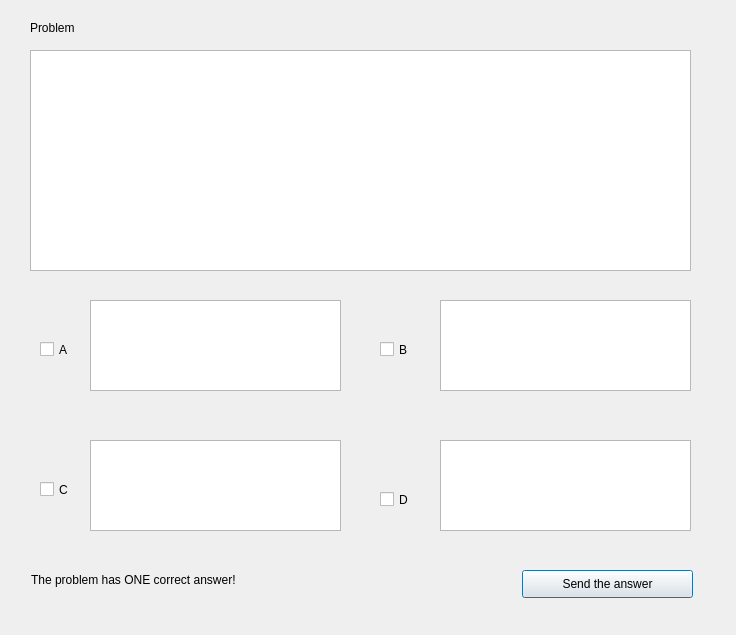
<?xml version="1.0" encoding="UTF-8"?>
<ui version="4.0">
 <class>AnsProbDialog</class>
 <widget class="QDialog" name="AnsProbDialog">
  <property name="geometry">
   <rect>
    <x>0</x>
    <y>0</y>
    <width>736</width>
    <height>635</height>
   </rect>
  </property>
  <property name="windowTitle">
   <string>Dialog</string>
  </property>
  <widget class="QLabel" name="label">
   <property name="geometry">
    <rect>
     <x>30</x>
     <y>20</y>
     <width>72</width>
     <height>15</height>
    </rect>
   </property>
   <property name="text">
    <string>Problem</string>
   </property>
  </widget>
  <widget class="QTextBrowser" name="tb_prob">
   <property name="geometry">
    <rect>
     <x>30</x>
     <y>50</y>
     <width>661</width>
     <height>221</height>
    </rect>
   </property>
  </widget>
  <widget class="QTextBrowser" name="tb_a">
   <property name="geometry">
    <rect>
     <x>90</x>
     <y>300</y>
     <width>251</width>
     <height>91</height>
    </rect>
   </property>
  </widget>
  <widget class="QTextBrowser" name="tb_b">
   <property name="geometry">
    <rect>
     <x>440</x>
     <y>300</y>
     <width>251</width>
     <height>91</height>
    </rect>
   </property>
  </widget>
  <widget class="QTextBrowser" name="tb_c">
   <property name="geometry">
    <rect>
     <x>90</x>
     <y>440</y>
     <width>251</width>
     <height>91</height>
    </rect>
   </property>
  </widget>
  <widget class="QTextBrowser" name="tb_d">
   <property name="geometry">
    <rect>
     <x>440</x>
     <y>440</y>
     <width>251</width>
     <height>91</height>
    </rect>
   </property>
  </widget>
  <widget class="QCheckBox" name="cb_a">
   <property name="geometry">
    <rect>
     <x>40</x>
     <y>340</y>
     <width>41</width>
     <height>19</height>
    </rect>
   </property>
   <property name="text">
    <string>A</string>
   </property>
  </widget>
  <widget class="QCheckBox" name="cb_b">
   <property name="geometry">
    <rect>
     <x>380</x>
     <y>340</y>
     <width>41</width>
     <height>19</height>
    </rect>
   </property>
   <property name="text">
    <string>B</string>
   </property>
  </widget>
  <widget class="QCheckBox" name="cb_c">
   <property name="geometry">
    <rect>
     <x>40</x>
     <y>480</y>
     <width>41</width>
     <height>19</height>
    </rect>
   </property>
   <property name="text">
    <string>C</string>
   </property>
  </widget>
  <widget class="QCheckBox" name="cb_d">
   <property name="geometry">
    <rect>
     <x>380</x>
     <y>490</y>
     <width>41</width>
     <height>19</height>
    </rect>
   </property>
   <property name="text">
    <string>D</string>
   </property>
  </widget>
  <widget class="QLabel" name="lbl_single_multiple">
   <property name="geometry">
    <rect>
     <x>31</x>
     <y>570</y>
     <width>511</width>
     <height>20</height>
    </rect>
   </property>
   <property name="text">
    <string>The problem has ONE correct answer!</string>
   </property>
  </widget>
  <widget class="QPushButton" name="b_send">
   <property name="geometry">
    <rect>
     <x>522</x>
     <y>570</y>
     <width>171</width>
     <height>28</height>
    </rect>
   </property>
   <property name="text">
    <string>Send the answer</string>
   </property>
  </widget>
 </widget>
 <resources/>
 <connections/>
</ui>
